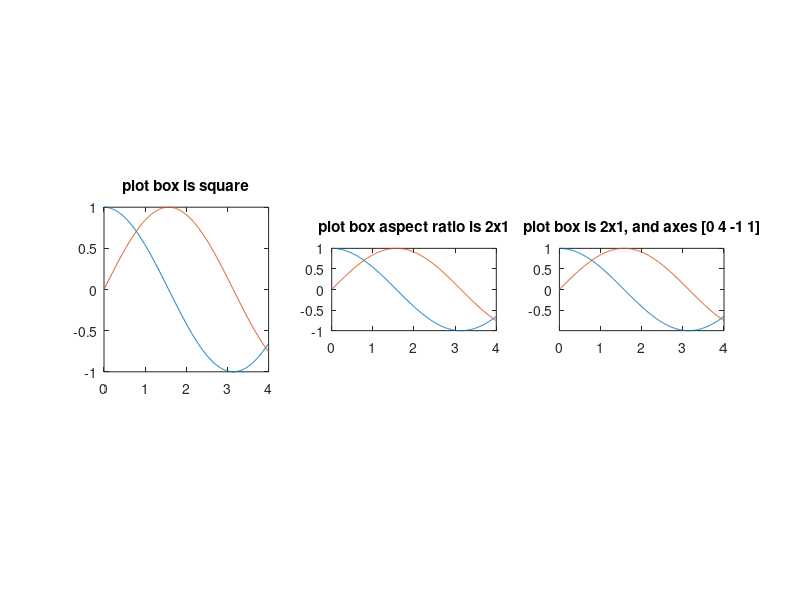

This chart was generated by the following MATLAB code:
clear all; close all; clc;
h=figure('Position',[1 21 1366 670], ...
'Name','pbaspect Command Demonstrations');
subplot(1,3,1) 
 x = 0:0.01:4;
 plot (x,cos(x), x,sin(x));
 pbaspect ([1 1 1]);
 title ("plot box is square");
subplot(1,3,2) 
 x = 0:0.01:4;
 plot (x,cos(x), x,sin(x));
 pbaspect ([2 1 1]);
 title ("plot box aspect ratio is 2x1");
subplot(1,3,3) 
 x = 0:0.01:4;
 plot (x,cos(x), x,sin(x));
 daspect ([1 1 1]);
 pbaspect ([2 1 1]);
 title ("plot box is 2x1, and axes [0 4 -1 1]");
